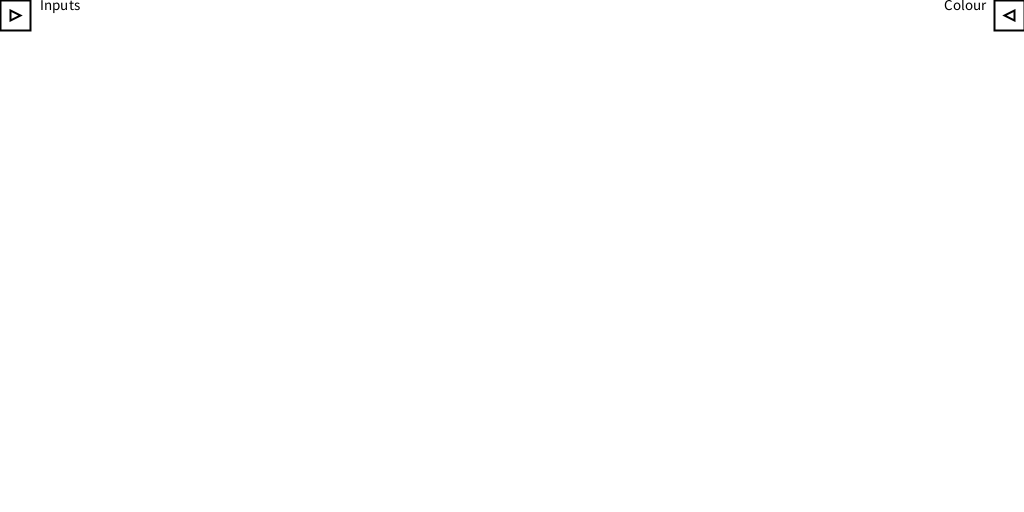
Frame 1 (no input)
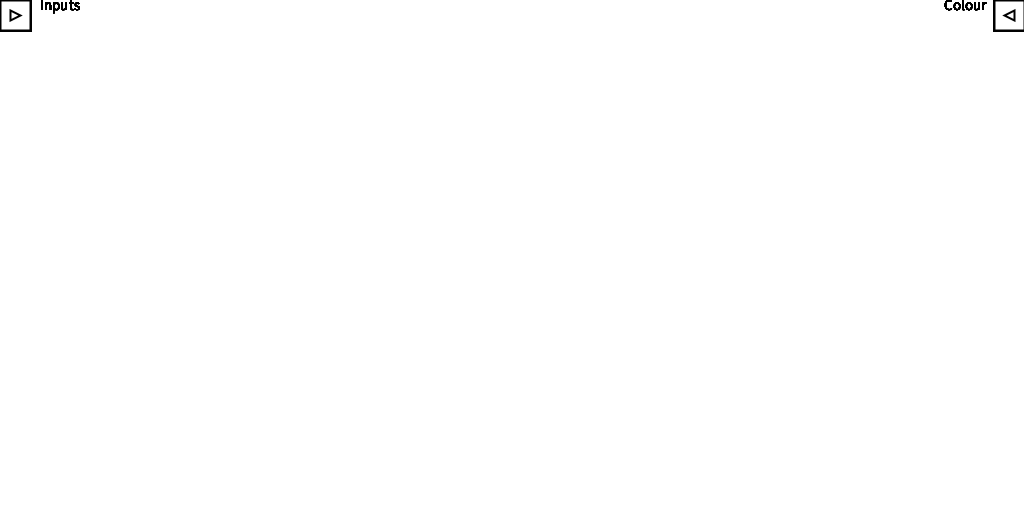
Frame 60 (the mouse pressed at the canvas centre just before this capture)
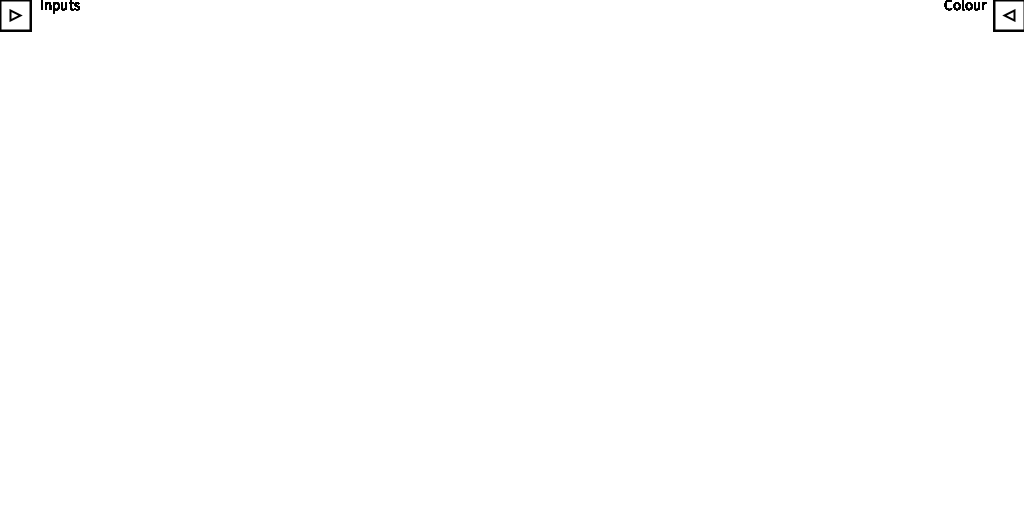
Frame 120 (the mouse held since frame 60 and released just before this capture)

The Processing sketch that drew these frames (run headless with seeded random() and noise(); from frame 60 on, the mouse is pressed at the canvas centre):

// Processing sketch: PaintingProgramm_NoahWendt
// ── PaintingProgramm_NoahWendt.pde
void setup()
{
  size (512*2, 512);  // Screen size. To be adjusted later.
  frameRate(500);   // High framerate for smooth drawing.
  noStroke();       // I want to draw only using fill.
  background(255);  // Set canvas to white.
  textSize(15);     // Set text size.
}
ColorPicker colorPicker = new ColorPicker();
InputText inputText = new InputText();
float brushSize = 5; // Size of the brush. Can be adjusted later on.
PVector p;           // I just like to store positions as Vectors.
color col= color(0); // Set painting color to black at the beginning.
boolean showUI = false;

void draw()
{
  colorPicker.showBtn();
  colorPicker.showPicker();
  
  inputText.hideInputs();
  p = new PVector (mouseX, mouseY);
}
void mouseDragged()
{
  if (key==  '1')
  {
    roundBrush();
  }
  if (key==  '2')
  {
    squareBrush();
  }
}
void mouseClicked()
{
    if (colorPicker.showWheel)
    {
      col = get(int(p.x), int(p.y));
    }
}


void mouseWheel(MouseEvent event) {

  float e = event.getCount();
  brushSize+=e ;
  if (brushSize > 50)
  {
    brushSize=50;
  }
  if (brushSize<0 )
  {
    brushSize= 0;
  }
}

void keyReleased()
{
  if (key == 32)
  {
    background(255);
  }
  if (key == 9)
  {
    inputText.showUiText();
  }
  if (key == 'h')
  {
    if(inputText.showInputs== false)
    {
    inputText.showInputs= true;
    }else inputText.showInputs = false;
  }
}

void squareBrush()
{
  pushStyle();
  fill(col);
  rect(mouseX, mouseY, brushSize, brushSize);
  popStyle();
}

void roundBrush()
{
  pushStyle();
  fill(col);
  circle(mouseX, mouseY, brushSize);
  popStyle();
}

// ── ColorPicker.pde
class ColorPicker
{
  // Make a UI element at the upper right corner
  // When element is clicked hide it and show color wheel
  // If mouse is pressed inside the color wheel set drawing color to the color of the current pixel
  // make UI element at the upper left corner that when clicked hides the color picker again

  boolean showWheel= false;

  void showBtn()
  {
    push();
    fill(0);
    text("Colour", width - 80, 10);
    pop();
    if (showWheel == false)
    {
      // Visual look of the UI element
      push();
      stroke(0);
      strokeWeight(2);
      beginShape();
      //fill(50);
      vertex(width-30, 0);
      vertex(width, 0);
      vertex(width, 30);
      vertex(width-30, 30);
      endShape(CLOSE);
      triangle(width-20, 15, width-10, 10, width-10, 20);
      pop();
      // Detect if the mouse is hovered over the element.
      if (mouseX > width-30 && mouseY<30)
      {
        showWheel= true;
       // println(showWheel);
      }
    }
  }

  void showPicker()
  {
    if (showWheel)
    {
      push();
      beginShape();
      noStroke();
      fill(100);
      rect(width-100, 0, 100, 100);
      endShape();
      pop();
      if (mouseX<width-100 && mouseY<100||mouseX>width-100&& mouseY>100)
      {
        push();
        beginShape();
        noStroke();
        fill(255);
        rect(width-100, 0, 100, 100);
        endShape();
        pop();

        showWheel = false;
       // println(showWheel);
      }
    }
  }

  void getColor()
  {

  }
}

// ── InputText.pde
class InputText
{
  // I really like the way I did the color Picker so I am shamelessly copying my own code 
  // Or maybe I will do the photoshop toolbar on the side
  // Lets see how much enthusiasm I have tomorrow. 
  // In theory I have to only have to one button and doo boolean shit.
  // dunno 
  // also very sorry for not commenting. Quite tired already. 
  
  boolean showInputs = false;

  void hideInputs()
  {
    push();
    fill(0);
    text("Inputs", 40, 10);
    pop();
    if (showInputs== false)
    {
      push();
      stroke(0);
      strokeWeight(2);
      beginShape();
      vertex(0, 0);
      vertex(30, 0);
      vertex(30, 30);
      vertex(0, 30);
      endShape(CLOSE);
      triangle(20, 15, 10, 10, 10, 20);
      pop();
    }

    //pushStyle();
    //fill(0);
    //text("show inputs: tab", 25, 25);
    //fill(255);
    //text("Hide inputs: h", 25, 25);
    //text("Draw: left mouse", 25, 40);
    //text("Round Brush: 1", 25, 55);
    //text("Square Brush: 2", 25, 70);
    //text("Mouse Wheel: Brush size", 25, 85);
    //text("Clear canvas: Space", 25, 100);
    //popStyle();
  }
  
  void showUiText()
  {
    pushStyle();
    fill(255);
    text("show inputs: tab", 25, 25);
    fill(0);
    text("Hide inputs: h", 25, 25);
    text("Draw: left mouse", 25, 40);
    text("Round Brush: 1", 25, 55);
    text("Square Brush: 2", 25, 70);
    text("Mouse Wheel: Brush size", 25, 85);
    text("Clear canvas: Space", 25, 100);
    popStyle();
  }
}
